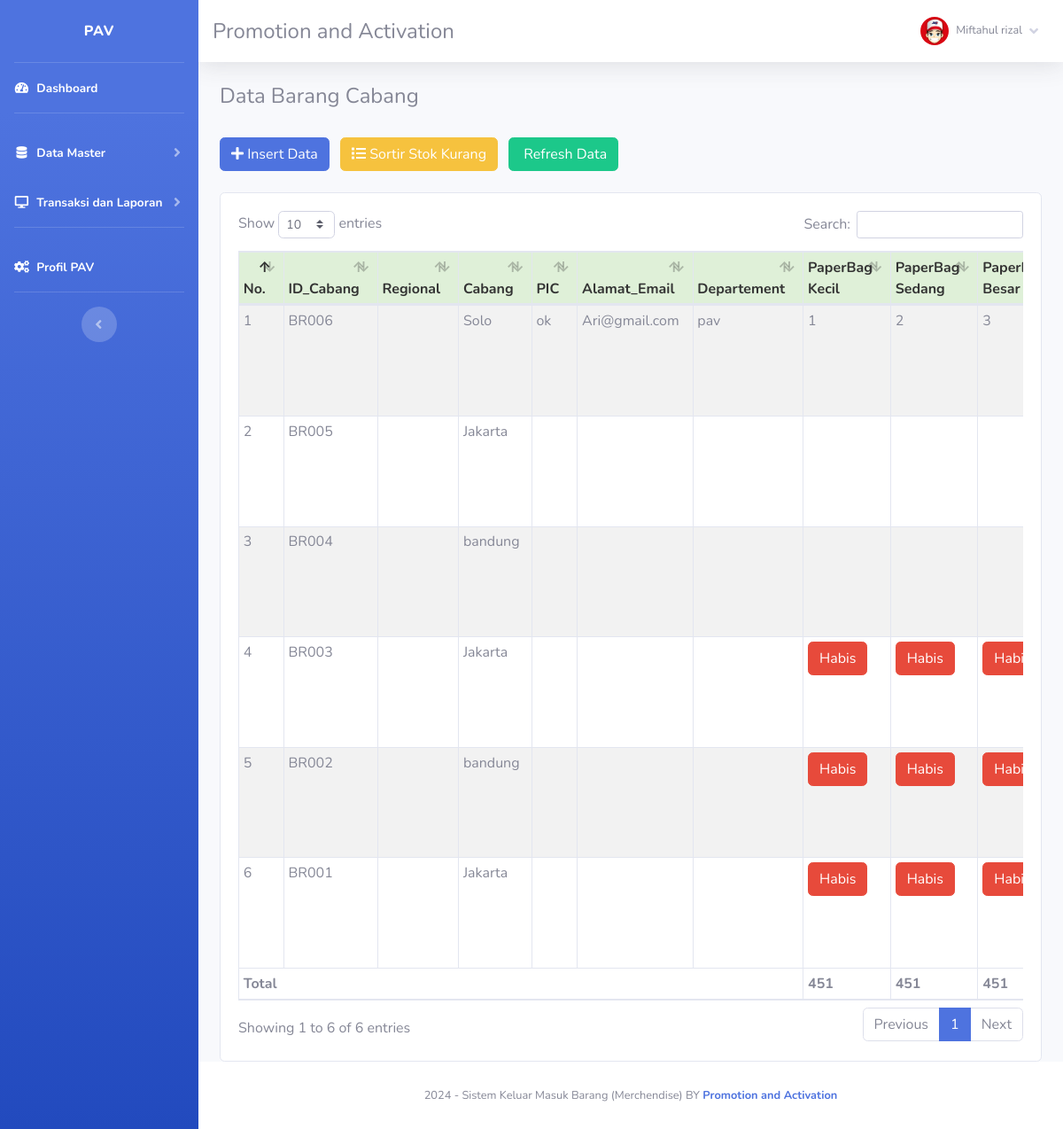
Screenshot of /index.php?page=barang (signed in) with the database file from the repository.
### tables this page shows
CREATE TABLE `member` (
  `id_member` int(11) NOT NULL,
  `nm_member` varchar(255) NOT NULL,
  `alamat_member` text NOT NULL,
  `telepon` varchar(255) NOT NULL,
  `email` varchar(255) NOT NULL,
  `gambar` text NOT NULL,
  `NIK` text NOT NULL
);

CREATE TABLE `barang` (
  `id` int(11) NOT NULL,
  `id_barang` varchar(255) NOT NULL,
  `id_regional` int(11) NOT NULL,
  `id_kategori` int(11) NOT NULL,
  `pic` varchar(255) NOT NULL,
  `email` varchar(255) NOT NULL,
  `dept` varchar(255) NOT NULL,
  `stok1` text NOT NULL,
  `stok2` text NOT NULL,
  `stok3` text NOT NULL,
  `stok4` text NOT NULL,
  `stok5` text NOT NULL,
  `stok6` text NOT NULL,
  `stok7` text NOT NULL,
  `stok8` text NOT NULL,
  `stok9` text NOT NULL,
  `nama_barang` text NOT NULL,
  `merk` varchar(255) NOT NULL,
  `harga_beli` varchar(255) NOT NULL,
  `harga_jual` varchar(255) NOT NULL,
  `satuan_barang` varchar(255) NOT NULL,
  `stok` text NOT NULL,
  `tgl_input` varchar(255) NOT NULL,
  `tgl_update` varchar(255) DEFAULT NULL
);

CREATE TABLE `kategori` (
  `id_kategori` int(11) NOT NULL,
  `nama_kategori` varchar(255) NOT NULL,
  `tgl_input` varchar(255) NOT NULL
);

### fungsi/view/view.php (called while the page is built, shortened)
<?php
class view
{
    protected $db;
    public function __construct($db)
    {
        $this->db = $db;
    }
    public function member_edit($id)
    {
        $sql = "select member.*, login.*
                from member inner join login on member.id_member = login.id_member
                where member.id_member= ?";
        $row = $this-> db -> prepare($sql);
        $row -> execute(array($id));
        $hasil = $row -> fetch();
        return $hasil;
    }
    public function barang()
    {
        $sql = "select barang.*, kategori.id_kategori, kategori.nama_kategori
                from barang inner join kategori on barang.id_kategori = kategori.id_kategori
                ORDER BY id DESC";
        $row = $this-> db -> prepare($sql);
        $row -> execute();
        $hasil = $row -> fetchAll();
        return $hasil;
    }
}

### admin/module/barang/index.php (the view, shortened to what this page needs)
    <h4>Data Barang Cabang</h4>
   <br />
   <button type="button" class="btn btn-primary btn-md mr-2" data-toggle="modal" data-target="#myModal">
       <i class="fa fa-plus"></i> Insert Data</button>
   <a href="index.php?page=barang&stok=yes" class="btn btn-warning btn-md mr-2">
       <i class="fa fa-list"></i> Sortir Stok Kurang</a>
   <a href="index.php?page=barang" class="btn btn-success btn-md">
       <i class="fa fa-refresh"></i> Refresh Data</a>
   <br />
   <div class="card card-body">
       <div class="table-responsive">
           <table class="table table-bordered table-striped table-sm" id="example1">
               <thead>
                   <tr style="background:#DFF0D8;color:#333;">
                       <th>No.</th>
                       <th>ID_Cabang</th>
                       <th>Regional</th>
                       <th>Cabang</th>
                       <th>PIC</th>
                       <th>Alamat_Email</th>
                       <th>Departement</th>
                       <th>PaperBag<br>Kecil</th>
                       <th>PaperBag<br>Sedang</th>
                       <th>PaperBag<br>Besar</th>
                   </tr>
               </thead>
               <tbody>
                   <?php
	$totalStok = 0;
	if($_GET['stok'] == 'yes')
	{
		$hasil = $lihat -> barang_stok();
	}else{
		$hasil = $lihat -> barang();
	}
	$no=1;
	foreach($hasil as $isi) {
?>
                   <tr>
                       <td><?php echo $no;?></td>
                       <td><?php echo $isi['id_barang'];?></td>
                       <td><?php echo $isi['nama_regional'];?></td>
                       <td><?php echo $isi['nama_kategori'];?></td>
                       <td><?php echo $isi['pic'];?></td>
                       <td><?php echo $isi['email'];?></td>
                       <td><?php echo $isi['dept'];?></td>
                       <td>
                           <?php if($isi['stok1'] == '0'){?>
                           <button class="btn btn-danger"> Habis</button>
                           <?php }else{?>
                           <?php echo $isi['stok1'];?>
                           <?php }?>
                       </td>
                       <td>
                           <?php if($isi['stok2'] == '0'){?>
                           <button class="btn btn-danger"> Habis</button>
                           <?php }else{?>
                           <?php echo $isi['stok2'];?>
                           <?php }?>
                       </td>
                       <td>
                           <?php if($isi['stok3'] == '0'){?>
                           <button class="btn btn-danger"> Habis</button>
                           <?php }else{?>
                           <?php echo $isi['stok3'];?>
                           <?php }?>
                       </td>
                   </tr>
                   <?php
		$no++;
		$totalStok += $isi['stok'];
	}
?>
               </tbody>
               <tfoot>
                   <tr>
                       <th colspan="7">Total </td>
                       <th><?php echo $totalStok;?></td>
                       <th><?php echo $totalStok;?></td>
                       <th><?php echo $totalStok;?></td>
                   </tr>
               </tfoot>
           </table>
       </div>
   </div>

### index.php (shortened to what this page needs)
<?php
	if(!empty($_SESSION['admin'])){
		require 'config.php';
		$lihat = new view($config);
			include 'admin/template/header.php';
			include 'admin/template/sidebar.php';
				if(!empty($_GET['page'])){
					include 'admin/module/'.$_GET['page'].'/index.php';
				}else{
					include 'admin/template/home.php';
				}
			include 'admin/template/footer.php';
	}else{
		echo '<script>window.location="login.php";</script>';
		exit;
	}
?>

### admin/template/header.php (shortened to what this page needs)
<!DOCTYPE html>
<html lang="en">
<head>
    <link href="sb-admin/vendor/fontawesome-free/css/all.min.css" rel="stylesheet" type="text/css">
    <link href="sb-admin/css/sb-admin-2.min.css" rel="stylesheet">
    <link rel="stylesheet" href="sb-admin/vendor/datatables/dataTables.bootstrap4.css" />
</head>
<body id="page-top">
    <div id="wrapper">

### admin/template/sidebar.php (shortened to what this page needs)
<?php
    $id = $_SESSION['admin']['id_member'];
    $hasil_profil = $lihat -> member_edit($id);
?>
<ul class="navbar-nav bg-gradient-primary sidebar sidebar-dark accordion" id="accordionSidebar">
    <a class="sidebar-brand d-flex align-items-center justify-content-center" href="index.php">
        <div class="sidebar-brand-text mx-3">PAV<sup></sup></div>
    </a>
    <hr class="sidebar-divider my-0">
    <li class="nav-item active">
        <a class="nav-link" href="index.php">
            <i class="fas fa-fw fa-tachometer-alt"></i>
            <span>Dashboard</span></a>
    </li>
    <hr class="sidebar-divider">
    <li class="nav-item active">
        <a class="nav-link collapsed" href="#" data-toggle="collapse" data-target="#collapseTwo" aria-expanded="true"
            aria-controls="collapseTwo">
            <i class="fas fa-fw fa-database"></i>
            <span>Data Master</span>
        </a>
    </li>
    <li class="nav-item active">
        <a class="nav-link collapsed" href="#" data-toggle="collapse" data-target="#collapse3" aria-expanded="true"
            aria-controls="collapse3">
            <i class="fas fa-fw fa-desktop"></i>
            <span>Transaksi dan Laporan</span>
        </a>
    </li>
    <hr class="sidebar-divider">
    <li class="nav-item active">
        <a class="nav-link" href="index.php?page=pengaturan">
            <i class="fas fa-fw fa-cogs"></i>
            <span>Profil PAV</span></a>
    </li>
    <hr class="sidebar-divider d-none d-md-block">
    <div class="text-center d-none d-md-inline">
        <button class="rounded-circle border-0" id="sidebarToggle"></button>
    </div>
</ul>
<div id="content-wrapper" class="d-flex flex-column">
    <div id="content">
        <nav class="navbar navbar-expand navbar-light bg-white topbar mb-4 static-top shadow">
            <h4 class="d-lg-block d-none mt-2">Promotion and Activation</h4>
            <ul class="navbar-nav ml-auto">
                <li class="nav-item dropdown no-arrow">
                    <a class="nav-link dropdown-toggle" href="#" id="userDropdown" role="button" data-toggle="dropdown"
                        aria-haspopup="true" aria-expanded="false">
                        <img class="img-profile rounded-circle"
                            src="assets/img/user/<?php echo $hasil_profil['gambar'];?>">
                        <span
                            class="mr-2 d-none d-lg-inline text-gray-600 small ml-2"><?php echo $hasil_profil['nm_member'];?></span>
                        <i class="fas fa-angle-down"></i>
                    </a>
                </li>
            </ul>
        </nav>
        <div class="container-fluid">

### admin/template/footer.php (shortened to what this page needs)
 </div>
 </div>
 <footer class="sticky-footer bg-white">
     <div class="container my-auto">
         <div class="copyright text-center my-auto">
             <span>
                 <?php echo date('Y');?> - Sistem Keluar Masuk Barang (Merchendise)
                 BY <b><a href="" target="_blank">Promotion and Activation</a></b>
             </span>
         </div>
     </div>
 </footer>
 </div>
 </div>
</body>
</html>

### rows the page displays
barang: id_barang "BR006", id_kategori.nama_kategori "Solo", pic "ok", email "Ari@gmail.com", dept "pav", stok1 "1", stok2 "2", stok3 "3"
barang: id_barang "BR005", id_kategori.nama_kategori "Jakarta"
barang: id_barang "BR004", id_kategori.nama_kategori "bandung"
barang: id_barang "BR003", id_kategori.nama_kategori "Jakarta", stok1 "Habis", stok2 "Habis", stok3 "Habis"
barang: id_barang "BR002", id_kategori.nama_kategori "bandung", stok1 "Habis", stok2 "Habis", stok3 "Habis"
barang: id_barang "BR001", id_kategori.nama_kategori "Jakarta", stok1 "Habis", stok2 "Habis", stok3 "Habis"

### other values shown
$hasil_profil['nm_member'] "Miftahul rizal"
$totalStok "451"
